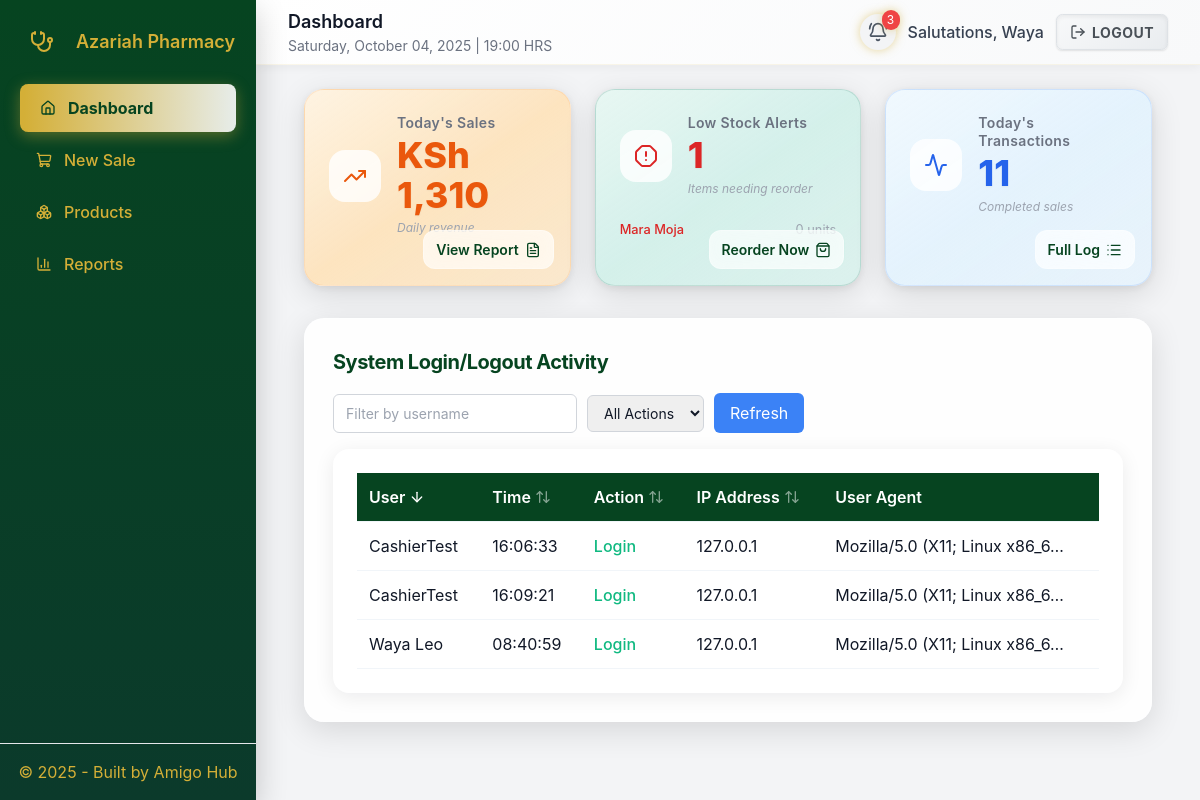
/?sort_by=user&order=desc&action_filter=all&user_filter=&page=1 (signed in), run on an earlier commit of the app's database.
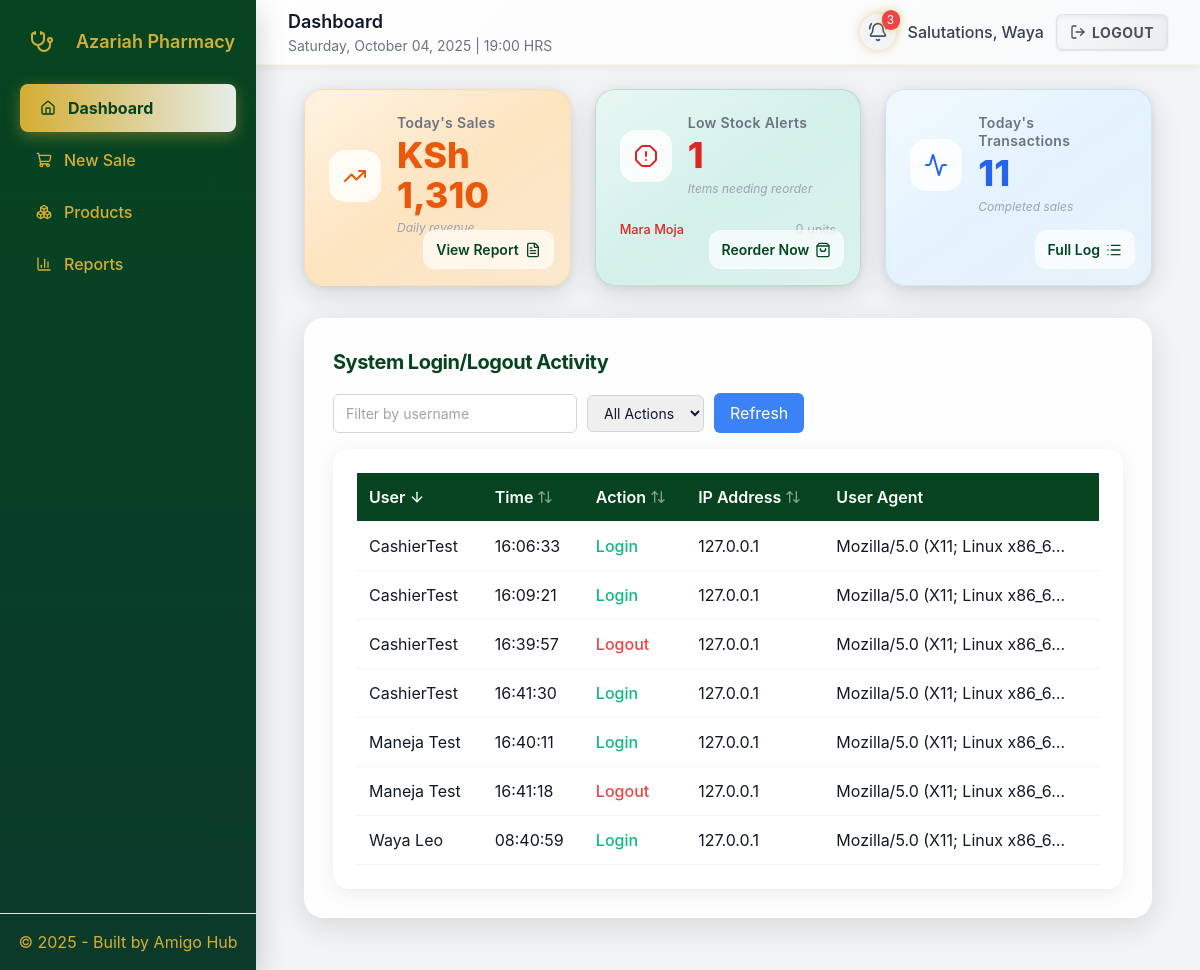
And on a later commit of the database.
### pos/models.py (models this page shows, shortened)
class ProductStock(models.Model):
    product = models.ForeignKey(Product, on_delete=models.CASCADE, related_name="stocks")
    branch = models.ForeignKey(Branch, on_delete=models.CASCADE, related_name="stocks")
    batch = models.CharField(max_length=120, blank=True)
    expiry_date = models.DateField(null=True, blank=True)
    quantity = models.IntegerField(default=0)
    supplier = models.ForeignKey(Supplier, null=True, blank=True, on_delete=models.SET_NULL)
    unit_cost = models.DecimalField(max_digits=10, decimal_places=2, default=0)
    class Meta:
        unique_together = ("product", "branch", "batch", "expiry_date")

class Product(models.Model):
    name = models.CharField(max_length=255)
    category = models.CharField(max_length=120, blank=True)
    description = models.TextField(blank=True)
    price = models.DecimalField(max_digits=10, decimal_places=2)
    min_price = models.DecimalField(max_digits=10, decimal_places=2, default=0, validators=[MinValueValidator(Decimal('0.00'))])
    created_at = models.DateTimeField(auto_now_add=True)

class UserActivityLog(models.Model):
    ACTION_CHOICES = [
        ('login', 'Login'),
        ('logout', 'Logout'),
    ]
    user = models.ForeignKey(settings.AUTH_USER_MODEL, on_delete=models.CASCADE, related_name='activity_logs')
    action = models.CharField(max_length=10, choices=ACTION_CHOICES)
    timestamp = models.DateTimeField(auto_now_add=True)
    ip_address = models.GenericIPAddressField(null=True, blank=True)
    user_agent = models.TextField(null=True, blank=True)
    class Meta:
        ordering = ['-timestamp']

### pos/views.py (the view, shortened to what this page needs)
# urls.py: path("", RedirectView.as_view(pattern_name="pos:dashboard", permanent=False)),
@login_required
def dashboard(request):
    if request.user.is_superuser:
        role = 'admin'
    elif is_manager(request.user):
        role = 'manager'
    elif is_cashier(request.user):
        role = 'cashier'
    else:
        role = 'cashier'
    context = {
        'role': role,
        'user_display_name': get_user_display_name(request.user),
        'products': Product.objects.all(),
        'categories': Product.objects.values('category').distinct().annotate(count=Count('id')),
    }
    today = timezone.localdate()
    low_stock_threshold = 10
    expiry_days_threshold = 60
    period_start = timezone.datetime.combine(today, timezone.datetime.min.time()).replace(tzinfo=timezone.get_current_timezone())
    period_end = timezone.datetime.combine(today, timezone.datetime.max.time()).replace(tzinfo=timezone.get_current_timezone())
    action_filter = request.GET.get('action_filter', 'all')
    sort_by = request.GET.get('sort_by', 'timestamp')
    order = request.GET.get('order', 'desc')
    direction = '-' if order == 'desc' else ''
    if role == 'admin':
        user_logs_qs = UserActivityLog.objects.filter(
            timestamp__gte=period_start,
            timestamp__lte=period_end
        )
        user_filter = request.GET.get('user_filter', '')
        if user_filter:
            user_logs_qs = user_logs_qs.filter(user__username__icontains=user_filter)
        context['logs_title'] = "System Login/Logout Activity"
        context['user_filter'] = user_filter
    if action_filter != 'all':
        user_logs_qs = user_logs_qs.filter(action=action_filter)
    if role == 'admin':
        if sort_by == 'user':
            user_logs_qs = user_logs_qs.order_by(direction + 'user__username')
        elif sort_by == 'timestamp':
            user_logs_qs = user_logs_qs.order_by(direction + 'timestamp')
        elif sort_by == 'action':
            user_logs_qs = user_logs_qs.order_by(direction + 'action')
        elif sort_by == 'ip_address':
            user_logs_qs = user_logs_qs.order_by(direction + 'ip_address')
        else:
            user_logs_qs = user_logs_qs.order_by('-timestamp')
    paginator = Paginator(user_logs_qs, 10)
    page_number = request.GET.get('page')
    page_obj = paginator.get_page(page_number)
    context['page_obj'] = page_obj
    context['sort_by'] = sort_by
    context['order'] = order
    context['action_filter'] = action_filter
    if role == 'admin':
        today_sales = Sale.objects.filter(created_at__date=today).aggregate(total=Sum('total'))['total'] or 0
        low_stocks = ProductStock.objects.filter(quantity__lte=low_stock_threshold)
        near_expiries = ProductStock.objects.filter(
            expiry_date__lte=today + timedelta(days=expiry_days_threshold),
            expiry_date__isnull=False
        )
        prescriptions_today = Sale.objects.filter(created_at__date=today).count()
        branches = Branch.objects.all()
        branch_sales = {
            b.name: Sale.objects.filter(branch=b).aggregate(total=Sum('total'))['total'] or 0
            for b in branches
        }
        recent_sales = Sale.objects.select_related('branch', 'customer').prefetch_related('items__product').order_by('-created_at')[:10]
        context.update({
            'today_sales': today_sales,
            'branch_sales': branch_sales,
            'low_stocks': low_stocks,
            'near_expiries': near_expiries,
            'prescriptions_today': prescriptions_today,
            'low_stock_count': low_stocks.count(),
            'recent_sales': recent_sales,
        })
    return render(request, "pos/dashboard.html", context)

### pos/views.py (called while the page is built)
def get_user_display_name(user):
    return user.first_name or user.username

### pos/templates/pos/dashboard.html (shortened to what the changed rows need)
{% extends 'pos/base.html' %}
{% load humanize %}
{% block page_title %}Dashboard{% endblock %}
{% block content %}
<div class="dashboard-container container mx-auto px-4">
  <div class="grid grid-cols-1 md:grid-cols-2 lg:grid-cols-3 gap-6 mb-8">
    <div class="card card-stock relative">
      {% if low_stocks %}
      <div class="low-stock-list">
        {% for stock in low_stocks|slice:":3" %}
        <div class="low-stock-item">
          <span class="low-stock-name">{{ stock.product.name }}</span>
          <span class="low-stock-qty">{{ stock.quantity }} units</span>
        </div>
        {% endfor %}
      </div>
      {% endif %}
    </div>
  </div>
  <div class="logs-container">
    <div id="logsContent" class="table-container">
      <table>
        <thead>
          <tr>
            <th>
              <a href="?{% if sort_by == 'user' and order == 'asc' %}sort_by=user&order=desc{% else %}sort_by=user&order=asc{% endif %}&action_filter={{ action_filter }}&user_filter={{ user_filter }}&page=1" class="flex items-center">
                User
                {% if sort_by == 'user' %}
                  {% if order == 'asc' %}<i data-lucide="arrow-up" class="ml-1 w-4 h-4"></i>{% else %}<i data-lucide="arrow-down" class="ml-1 w-4 h-4"></i>{% endif %}
                {% else %}
                  <i data-lucide="arrow-up-down" class="ml-1 w-4 h-4 opacity-50"></i>
                {% endif %}
              </a>
            </th>
            <th>
              <a href="?{% if sort_by == 'timestamp' and order == 'asc' %}sort_by=timestamp&order=desc{% else %}sort_by=timestamp&order=asc{% endif %}&action_filter={{ action_filter }}&user_filter={{ user_filter }}&page=1" class="flex items-center">
                Time
                {% if sort_by == 'timestamp' %}
                  {% if order == 'asc' %}<i data-lucide="arrow-up" class="ml-1 w-4 h-4"></i>{% else %}<i data-lucide="arrow-down" class="ml-1 w-4 h-4"></i>{% endif %}
                {% else %}
                  <i data-lucide="arrow-up-down" class="ml-1 w-4 h-4 opacity-50"></i>
                {% endif %}
              </a>
            </th>
            <th>
              <a href="?{% if sort_by == 'action' and order == 'asc' %}sort_by=action&order=desc{% else %}sort_by=action&order=asc{% endif %}&action_filter={{ action_filter }}&user_filter={{ user_filter }}&page=1" class="flex items-center">
                Action
                {% if sort_by == 'action' %}
                  {% if order == 'asc' %}<i data-lucide="arrow-up" class="ml-1 w-4 h-4"></i>{% else %}<i data-lucide="arrow-down" class="ml-1 w-4 h-4"></i>{% endif %}
                {% else %}
                  <i data-lucide="arrow-up-down" class="ml-1 w-4 h-4 opacity-50"></i>
                {% endif %}
              </a>
            </th>
            <th>
              <a href="?{% if sort_by == 'ip_address' and order == 'asc' %}sort_by=ip_address&order=desc{% else %}sort_by=ip_address&order=asc{% endif %}&action_filter={{ action_filter }}&user_filter={{ user_filter }}&page=1" class="flex items-center">
                IP Address
                {% if sort_by == 'ip_address' %}
                  {% if order == 'asc' %}<i data-lucide="arrow-up" class="ml-1 w-4 h-4"></i>{% else %}<i data-lucide="arrow-down" class="ml-1 w-4 h-4"></i>{% endif %}
                {% else %}
                  <i data-lucide="arrow-up-down" class="ml-1 w-4 h-4 opacity-50"></i>
                {% endif %}
              </a>
            </th>
            <th>User Agent</th>
          </tr>
        </thead>
        <tbody>
          {% for log in page_obj %}
            <tr>
              <td>{{ log.user.get_full_name|default:log.user.username }}</td>
              <td>{{ log.timestamp|date:"H:i:s" }}</td>
              <td class="{% if log.action == 'login' %}login-action{% else %}logout-action{% endif %}">{{ log.get_action_display }}</td>
              <td>{{ log.ip_address|default:"N/A" }}</td>
              <td>{{ log.user_agent|truncatechars:30|default:"N/A" }}</td>
            </tr>
          {% empty %}
            <tr>
              <td colspan="5" class="no-data">No login/logout activity today.</td>
            </tr>
          {% endfor %}
        </tbody>
      </table>
    </div>
  </div>
</div>
{% endblock %}

What changed in the data, as far as the page shows it:
added UserActivityLog: user.get_full_name "CashierTest", timestamp "16:39:57", action "Logout", ip_address "127.0.0.1", user_agent "Mozilla/5.0 (X11; Linux x86_6…"
added UserActivityLog: user.get_full_name "CashierTest", timestamp "16:41:30", action "Login", ip_address "127.0.0.1", user_agent "Mozilla/5.0 (X11; Linux x86_6…"
added UserActivityLog: user.get_full_name "Maneja Test", timestamp "16:40:11", action "Login", ip_address "127.0.0.1", user_agent "Mozilla/5.0 (X11; Linux x86_6…"
added UserActivityLog: user.get_full_name "Maneja Test", timestamp "16:41:18", action "Logout", ip_address "127.0.0.1", user_agent "Mozilla/5.0 (X11; Linux x86_6…"
